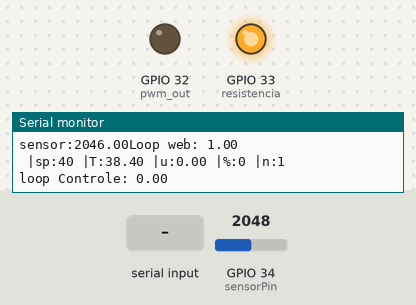
Simulated run of this sketch. Board: ESP32. On the bench: output pins drawn as LEDs (lit = HIGH), the last lines printed to the serial monitor. The test bench sets the inputs (shaded band); at power-on: GPIO 34 (sensorPin) = 2048. WiFi joins after 1.5 s; servers stay silent unless stated.

Above: at 3.2 s.
3.3 s: GPIO 34 (sensorPin) set to 2528
5.2 s: GPIO 34 (sensorPin) set to 2592
At 6.5 s:
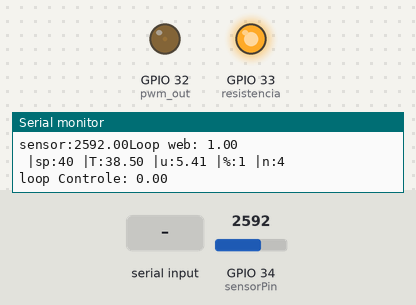
9.2 s: "palio6635\n" received over Serial
At 11.0 s:
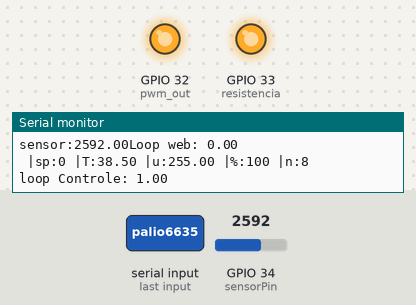
11.5 s: "5\n" received over Serial
At 14.3 s:
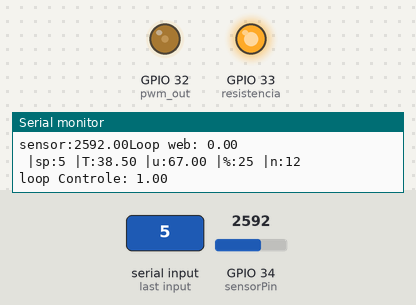
19.5 s: "90,45\n" received over Serial
At 20.4 s:
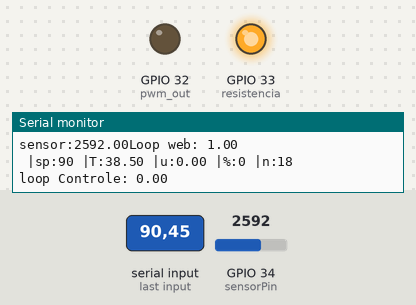
Timing chart, 0 to 22.5 s (numbered marks = the images above; inputs shaded):
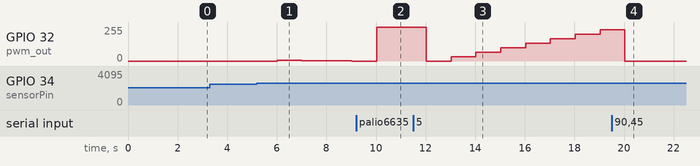

Measured:
- after the input at 5.2 s, GPIO 32 (pwm_out): 0/255 → 5/255 after 0.81 s, → 3/255 1.0 s later, → 2/255 1.0 s later, → 0/255 1.0 s later
- after the input at 9.2 s, GPIO 32 (pwm_out): 0/255 → 255/255 after 0.82 s
- after the input at 11.5 s, GPIO 32 (pwm_out): 255/255 → 0/255 after 0.52 s, → 33/255 1.0 s later, → 66/255 1.0 s later, → 100/255 1.0 s later, … (8 changes in this stretch)
- after the input at 19.5 s, GPIO 32 (pwm_out): 233/255 → 0/255 after 0.54 s

The sketch:

esp32_socket_controle.ino
```cpp
#include <WebServer.h>
#include <WebSocketsServer.h>
//#include <WiFi.h>

//temperatura em °C  [38,6 - 97,7 °C] --> necessário garantir que a temperatura esteja neste intervalo!

//=============================================================================
//    Prototipo das funções
//=============================================================================

void webSocketEvent(uint8_t num, WStype_t type, uint8_t * payload, size_t length);
float resistanceTemperature(float V_in, float R_serie);
void incpulso ();
float controlador(float r, float y);


#define pwm_out 32   //[ESP] Saída PWM
//#define pwm_out 5   //[Arduino]
#define resistencia  33      // [ESP] Ativa resistencia (transistor queimou --> ligar direto)
//#define resistencia  7    //[Arduino]
//#define sensorPin 0    //[Arduino] (analogRead-> A0-> ADC0)
//#define interruptPin 3; //[Arduino] pino de interrupção

//#define ledPin 33 //[ESP]Led indicador de conexão (--> 'resistencia' )
#define sensorPin 34 //[ESP]leitura porta analogica


//=============================================================================
//    Controle PI - temperatura
//=============================================================================


// Variaveis gerais
float V_cc=5.0; // Valor da fonte de Alimentação
#define nSamples 3 // Set the number of samples of the mean at the aquisition

#define T_amostragem 1000 //periodo de amostragem : 1s
//unsigned long t1=0;
//unsigned long t2=0;
//unsigned long loop_web=0;
//unsigned long elapsedTime = 0;
unsigned long n_amostra=0;
unsigned long start_time;
float t1=0;
float t2=0;
float loop_web=0;
float elapsedTime = 0;

//float RPM=0.0;
//float RPM1=0.0;

volatile unsigned int contaPulso; //Variável para a quantidade de pulsos (por interrupção)


//Variaveis de controle

float valor = 0.0;
int duty_cycle = 0;
int sp=40; //SetPoint
float Temperatura=0.0; //Variavel de temperatura
bool ligar_controle = true;

//Controlador
float u = 0.0, ek = 0.0, uk_1 = 0.0, ek_1 = 0.0;
float b0 = -67.5;
float b1 = 66.5;


//Funções
float resistanceTemperature(float V_in, float R_serie) {         // Caracterizado em range de temperatura 38,6 - 97,7 °C
  float x1 = log((V_cc*R_serie)/V_in - R_serie);  //determina a resistência do termistor
  float A,B,C;

  A=0.001218;
  B=0.0002175;
  C=1.641e-07;


  float T = 1/(A + (B*x1) + (C*x1*x1*x1)) - 273.15;
  return T;// retorna temperatura em °C
}

void incpulso ()  {
 contaPulso++; //Incrementa a variável de pulsos
}

//Implementação do PI Digital
float controlador(float r, float y){

  ek = r-y;
  u = uk_1 + b0*ek + b1*ek_1;

  //Serial.println(ek);
  //Serial.println(u);

  if (u>255) u=255;     // limitador superior
  else if (u<0) u=0;    // limitador inferior

  ek_1 = ek;
  uk_1 = u;

  return u;
}


//=============================================================================
//    Conexão via Socket
//=============================================================================


//Parâmetros do Wifi
/* (wifi) --> atualizar IP no script index.html (acoes.js)
const char* ssid = "..." ;
const char* password = "...";
*/


/* (wifi lab - domotica)
const char* ssid = "Domotica" ;
const char* password = "domotica1c203a";
//*/
/* (wifi 1)
const char* ssid = "PINGO" ;
const char* password = "palio6635";
//*/
/* (wifi 2)
const char* ssid = "Joao " ;
const char* password = "123k56k8";
//*/
///* (wifi)
const char* ssid = "Redmi 13C";  //"iPhone de Amanda" ;
const char* password = "Senha1234";  //"amandinha123";
//*/

// --> 'ws:// ... :81/' (wifi) --> atualizar no script
// --> 'ws://192.168.0.10?:81/' (wifi lab - domotica)
// --> 'ws://192.168.100.10:81/' (wifi casa 1)
// --> 'ws://192.168.1.10:81/' (wifi casa 2)


//Parâmetros dos servidores
WebSocketsServer webSocket = WebSocketsServer(81);


//Função que recebe as mensagens do site e chama os comandos
void webSocketEvent(uint8_t num, WStype_t type, uint8_t * payload, size_t length) {
  Serial.print("Mensagem recebida: ");
  Serial.println((char*)payload);


  if(type == WStype_TEXT){

    if (strcmp((char*)payload, "temp") == 0) {
      // Se receber "temp", enviar a leitura de temperatura

      String resposta = String(Temperatura)+"° |"+String(sp)+"° |"+String(duty_cycle*100/255);
      webSocket.sendTXT(num, resposta);
      Serial.print("Mensagem enviada: ");
      Serial.println(resposta);
    }else if (strcmp((char*)payload, "ligar") == 0){
      ligar_controle = true;
    }else if (strcmp((char*)payload, "desligaligar") == 0){
      ligar_controle = false;
    }

  }
}


//=============================================================================
//    Setup
//=============================================================================

  void  setup(){

    Serial.begin(115200); //web
    //Serial.begin(9600); //controle

    //=== Setup Controle ===
    pinMode(resistencia, OUTPUT);
    digitalWrite(resistencia, HIGH);//HIGH LOW // Saída resistencia
    /*
    //Arduino
    pinMode(interruptPin, INPUT_PULLUP);
    attachInterrupt(digitalPinToInterrupt(interruptPin),incpulso, RISING);//RISING FALLING
    */

    pinMode(pwm_out, OUTPUT);
    ledcSetup(0, 5000, 8); // [ESP32] Inicializa o PWM com frequência de 5000 Hz no pino pwm_out:  Canal 0, frequência 5000 Hz, resolução de 8 bits
    // Associa o canal PWM ao pino ledPin
    ledcAttachPin(pwm_out, 0);
    //======================


    //=== Setup Socket ===
    //pinMode(ledPin, OUTPUT);
    pinMode(sensorPin,INPUT); //Arduino: 0-->1023  //ESP32: 0-->4095

    //Configurações do Wifi
    WiFi.persistent(false);
    WiFi.mode(WIFI_STA);
    WiFi.begin(ssid, password);

    while (WiFi.status() != WL_CONNECTED) {
      delay(1000);
      Serial.println("Conectando ao WiFi...");
    }

    Serial.println("Conectado ao WiFi");
    Serial.print("Endereço IP: ");
    Serial.println(WiFi.localIP()); // --> 'ws://:81/' (wifi) --> atualizar no script
                                    // --> 'ws://192.168.0.10?:81/' (wifi lab - domotica)
                                    // --> 'ws://192.168.100.10:81/' (wifi casa 1)
                                    // --> 'ws://192.168.1.10/' (wifi casa 2)

    //Configuração dos servidores
    webSocket.begin();
    webSocket.onEvent(webSocketEvent);
    //======================

  }

  void loop(){

    // entrada anologica (em bits)
    Temperatura=0; // de 0 a 4095[ESP32]

    for (int j = 1; j <= nSamples; ++j) {// Calcula a média de n leituras
      Temperatura += analogRead(sensorPin)/nSamples; //Leitura do canal selecionado
    }
    Serial.print ("sensor:");
    Serial.print (Temperatura); //funciona só para [38,6 - 97,7 °C]--> [2588 - 3819]

    //região de operação NTC: [38,6 °C - 97,7 °C] ==> Funciona corretamente apenas p/ Entrada analogica entre [2588 - 3819]

    ///* //==> grampear temperaturas fora de [38,6 °C - 97,7 °C]
    if(Temperatura<2588) Temperatura = 2588;
    else if(Temperatura>3819) Temperatura = 3819;
    //*/
    Temperatura =  resistanceTemperature(Temperatura*V_cc/4095, 9970);// NTC: entrada analog --> temperatura em °C  [38,6 - 97,7 °C]

    //=== Loop Socket ===
    t1= millis(); // Inicia tempo de LOOP repetição.
    webSocket.loop();
    t2 = millis();
    loop_web= t2-t1;
    Serial.print("Loop web: ");
    Serial.println(loop_web); // ms
    //Serial.println("ms');


    //=== Loop controle ===
    t1= millis(); // Inicia tempo de LOOP

    if (Serial.available() > 0) { //
    //Leitura de Setpoint
    String va = Serial.readStringUntil('\n');
    sp=va.toInt();
    }


    //Leitura da rotação do cooler
/*
    contaPulso = 0;//Zera a variável
    attachInterrupt(digitalPinToInterrupt(interruptPin), incpulso, FALLING); // habilita entrada contador pulsos
    delay (500); //Aguarda 0.5 segundo
    //start_time = millis(); //substituir delay()
    //while((millis() - start_time) < 500){
    //}
    detachInterrupt(digitalPinToInterrupt(interruptPin)); // Desactiva entrada contador pulsos

    RPM=33*(duty_cycle*100/255) + 500; //rotação esperada do cooler (0-330)+500 -->(500-830)
    RPM1 = (contaPulso/0.5)* 60 / 2; // frequencia dos pulsos
*/


    //Controlador

    valor = controlador(sp,Temperatura);
    duty_cycle = int(valor);
    //duty_cycle = map(valor, 0, 4095, 0, 255); // teste cooler: analog --> duty_cycle (regra de 3)
    //analogWrite(pwm_out,duty_cycle); //Arduino
    if(ligar_controle) ledcWrite(0, duty_cycle);          //ESP32
    else {
      ledcWrite(0, 0);
      digitalWrite(resistencia, LOW);
    }


    //Monitorar pela serial

    Serial.print (" |sp:");
    Serial.print (sp);
    Serial.print (" |T:");
    Serial.print (Temperatura);
    Serial.print (" |u:");
    Serial.print (u);
    Serial.print (" |%:");
    Serial.print(duty_cycle*100/255);
    //Serial.print(" ");
    //Serial.print(RPM);
    //Serial.print(" ");
    //Serial.print(RPM1);
    Serial.print(" |n:");
    Serial.println(n_amostra);


    if(n_amostra > 360){ //  6min --> 360s (1 amostra por seg)
      ledcWrite(0, 0);
      digitalWrite(resistencia, LOW);
    }

    //Tempo
    t2 = millis();
    elapsedTime = t2- t1;
    Serial.print("loop Controle: ");
    Serial.println(elapsedTime);
    n_amostra +=1;
    //delay(T_amostragem-elapsedTime);

    // o loop não pode ser maior que T_amostragem
    ///*
    if((loop_web + elapsedTime)> T_amostragem){
      Serial.println("estouro do tempo de amostragem!");
    }else delay(T_amostragem-(loop_web+elapsedTime));
    //*/

  }
```
